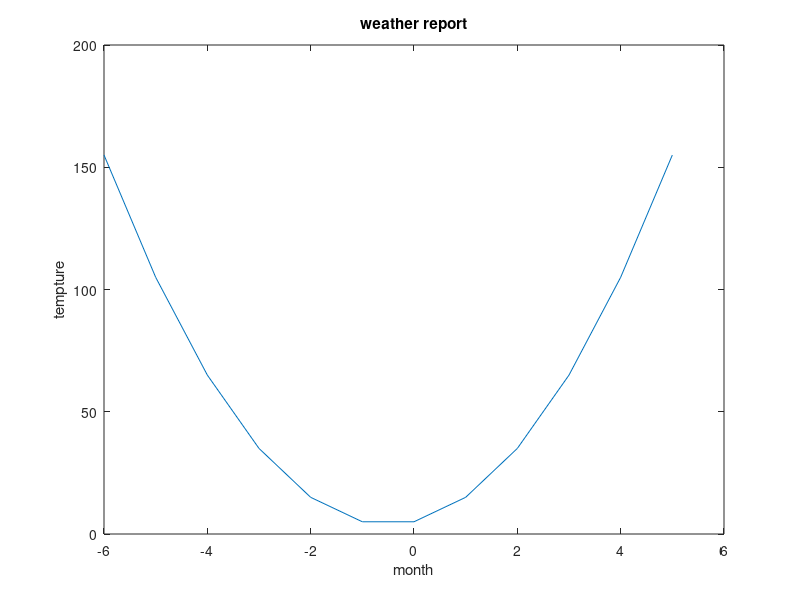

MATLAB code to generate this figure:
function Z=version3
    a=input('enter a value');
    b=input('enter b value');
    c=input('enter c value');
    x=-6:1:5;
    y=a.*x.*x+b.*x+c;
    plot (x,y);
    xlabel('month')
    ylabel('tempture')
    title('weather report')
    A=input(['give a number\n' ...
        '-6:july\n' ...
        '-5:AUG\n' ...
        '-4:SEP\n' ...
        '-3:OCT\n' ...
        '-2:NOV\n' ...
        '-1:DEC\n' ...
        '0:JAN\n' ...
        '1:FEB\n' ...
        '2:MARCH\n' ...
        '3:APR\n' ...
        '4:MAY\n' ...
        '5:JUNE\n']);
   Z=a.*A.*A+b.*A+c;
    fprintf('the temptur of the that moth is %d',Z)
    
end